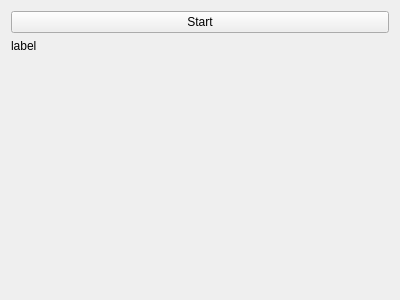
<?xml version="1.0" encoding="UTF-8"?>
<ui version="4.0">
 <class>Widget</class>
 <widget class="QWidget" name="Widget">
  <property name="geometry">
   <rect>
    <x>0</x>
    <y>0</y>
    <width>400</width>
    <height>300</height>
   </rect>
  </property>
  <property name="windowTitle">
   <string>Widget</string>
  </property>
  <layout class="QVBoxLayout" name="verticalLayout">
   <item>
    <widget class="QPushButton" name="start">
     <property name="text">
      <string>Start</string>
     </property>
    </widget>
   </item>
   <item>
    <widget class="QLabel" name="result">
     <property name="text">
      <string>label</string>
     </property>
    </widget>
   </item>
   <item>
    <spacer name="verticalSpacer">
     <property name="orientation">
      <enum>Qt::Vertical</enum>
     </property>
     <property name="sizeHint" stdset="0">
      <size>
       <width>20</width>
       <height>40</height>
      </size>
     </property>
    </spacer>
   </item>
  </layout>
 </widget>
 <layoutdefault spacing="6" margin="11"/>
 <resources/>
 <connections/>
</ui>
